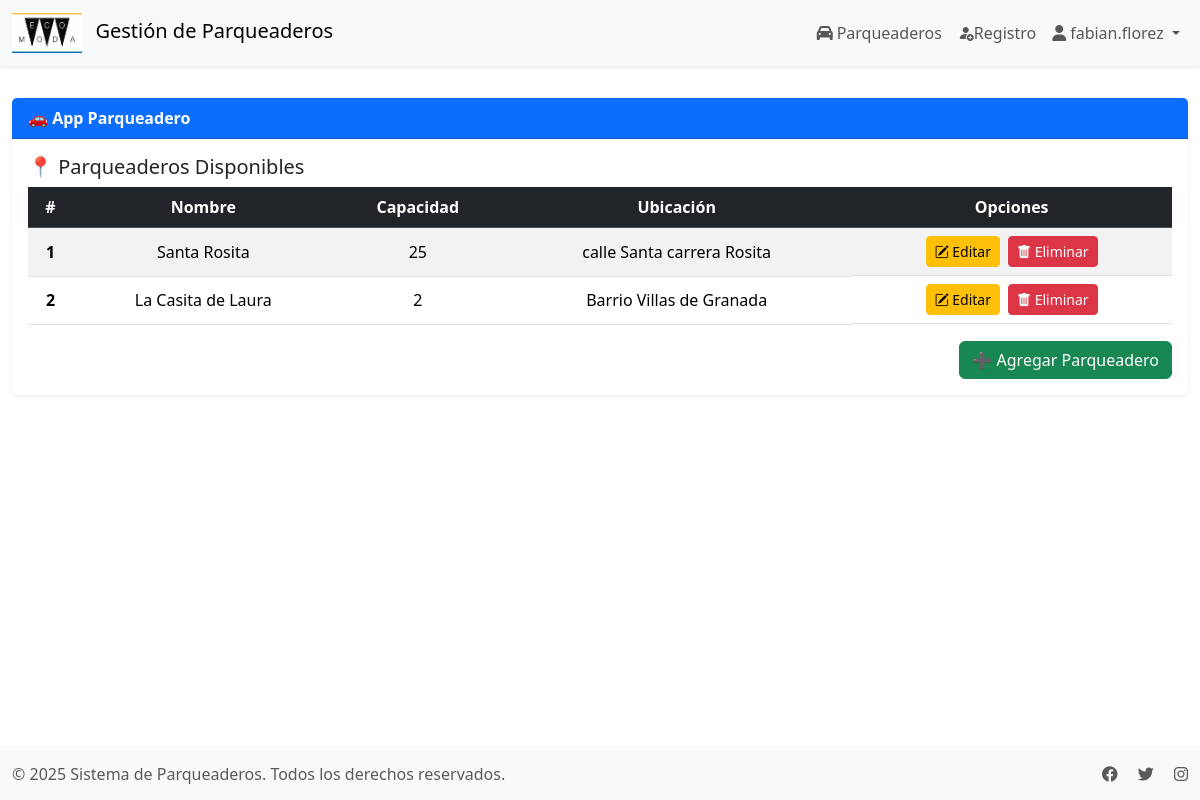
Page /parqueaderos/ (signed in) on the earlier database version.
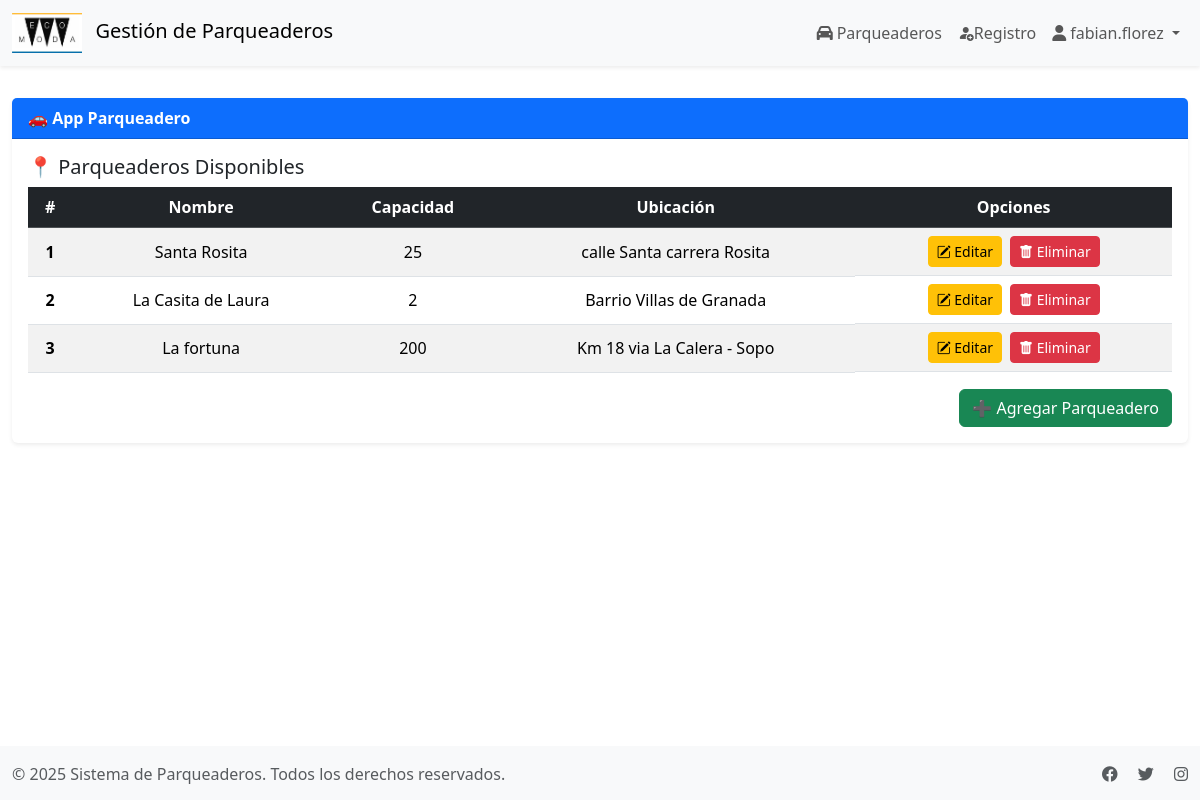
Same page on the later database version.
### parqueadero/models.py (models this page shows, shortened)
class Parqueadero(models.Model):
    nombre = models.CharField(max_length=100)
    capacidad = models.IntegerField()
    ubicacion = models.CharField(max_length=255)

### parqueadero/views.py (the view)
# urls.py: path('', lista_parqueaderos, name='lista_parqueaderos'),
@login_required
def lista_parqueaderos(request):
    parqueadero = Parqueadero.objects.all()
    print(type(parqueadero))
    return render(request, 'parqueadero/lista.html', {'parqueaderos': parqueadero})

### parqueadero/templates/parqueadero/lista.html (shortened to what this page needs)
{% extends "base_app_parqueadero.html" %} {% block content %}
<div class="card shadow-sm border-0">
  <div class="card-header bg-primary text-white fw-bold">
    🚗 App Parqueadero
  </div>
  <div class="card-body">
    <h5 class="card-title">📍 Parqueaderos Disponibles</h5>
    <table class="table table-striped table-hover text-center align-middle">
      <thead class="table-dark">
        <tr>
          <th scope="col">#</th>
          <th scope="col">Nombre</th>
          <th scope="col">Capacidad</th>
          <th scope="col">Ubicación</th>
          <th scope="col">Opciones</th>
        </tr>
      </thead>
      <tbody>
        {% for parqueadero in parqueaderos %}
        <tr>
          <th scope="row">{{ forloop.counter }}</th>
          <td>{{ parqueadero.nombre }}</td>
          <td>{{ parqueadero.capacidad }}</td>
          <td>{{ parqueadero.ubicacion }}</td>
          <td class="d-flex justify-content-center gap-2">
            <a
              href="{% url 'editar_parqueadero' parqueadero.id %}"
              class="btn btn-warning btn-sm"
            >
              <i class="bi bi-pencil-square"></i> Editar
            </a>
            <button
              type="button"
              class="btn btn-danger btn-sm"
              onclick="confirmarEliminacion('{% url 'eliminar_parqueadero' parqueadero.id %}', '{{ parqueadero.nombre }}')"
            >
              <i class="bi bi-trash-fill"></i> Eliminar
            </button>
          </td>
        </tr>
        {% empty %}
        <tr>
          <td colspan="5" class="text-muted">
            No hay parqueaderos registrados.
          </td>
        </tr>
        {% endfor %}
      </tbody>
    </table>
    <div class="text-end">
      <a href="{% url 'agregar_parqueadero' %}" class="btn btn-success">
        ➕ Agregar Parqueadero
      </a>
    </div>
  </div>
</div>
{% endblock content %}

### parqueadero/templates/base_app_parqueadero.html (shortened to what this page needs)
{% load static %}
<!DOCTYPE html>
<html lang="es">
  <head>
    <link
      href="https://cdn.jsdelivr.net/npm/bootstrap@5.3.3/dist/css/bootstrap.min.css"
      rel="stylesheet"
    />
    <link
      rel="stylesheet"
      href="https://cdn.jsdelivr.net/npm/bootstrap-icons@1.11.3/font/bootstrap-icons.min.css"
    />
    <link
      rel="stylesheet"
      href="https://cdnjs.cloudflare.com/ajax/libs/font-awesome/6.4.0/css/all.min.css"
    />
  </head>
  <body class="d-flex flex-column min-vh-100">
    <nav class="navbar navbar-expand-lg navbar-light bg-light shadow-sm">
      <div class="container-fluid">
        <a class="navbar-brand" href="{% url 'lista_parqueaderos' %}">
          <img
            src="{% static 'img/EcomodaLogo.png' %}"
            alt="Logo Parqueaderos"
            class="me-2"
          />
          <span class="d-none d-md-inline">Gestión de Parqueaderos</span>
        </a>
        <div class="collapse navbar-collapse" id="navbarNav">
          <ul class="navbar-nav ms-auto">
            <li class="nav-item">
              <a class="nav-link" href="{% url 'lista_parqueaderos' %}">
                <i class="fas fa-car me-1"></i>Parqueaderos
              </a>
            </li>
            <li class="nav-item">
              <a class="nav-link" href="{% url 'registro' %}">
                <i class="bi bi-person-fill-add"></i>Registro
              </a>
            </li>
            {% if user.is_authenticated %}
            <li class="nav-item dropdown">
              <a
                class="nav-link dropdown-toggle"
                href="#"
                role="button"
                data-bs-toggle="dropdown"
              >
                <i class="fas fa-user me-1"></i>{{ user.username }}
              </a>
            </li>
            {% endif %}
          </ul>
        </div>
      </div>
    </nav>
    <main class="main-content">
      <div class="container-fluid">{% block content %}{% endblock %}</div>
    </main>
    <footer class="footer mt-auto">
      <div class="container-fluid">
        <div class="row align-items-center">
          <div class="col-md-6 text-center text-md-start">
            <span class="text-muted"
              >&copy; {% now "Y" %} Sistema de Parqueaderos. Todos los derechos
              reservados.</span
            >
          </div>
          <div class="col-md-6 text-center text-md-end">
            <a href="#" class="text-decoration-none text-muted me-3">
              <i class="fab fa-facebook"></i>
            </a>
            <a href="#" class="text-decoration-none text-muted me-3">
              <i class="fab fa-twitter"></i>
            </a>
            <a href="#" class="text-decoration-none text-muted">
              <i class="fab fa-instagram"></i>
            </a>
          </div>
        </div>
      </div>
    </footer>
  </body>
</html>

### parqueadero/templates/base_app_parqueadero.html (style rules this page uses)
.navbar-brand img { height: 40px; transition: transform 0.3s ease; }
.nav-link { transition: color 0.3s ease; }
.footer { background-color: #f8f9fa; padding: 1rem 0; margin-top: auto; }
.main-content { min-height: calc(100vh - 120px); padding: 2rem 0; }

Differences in the rows shown:
added Parqueadero: nombre "La fortuna", capacidad "200", ubicacion "Km 18 via La Calera - Sopo"
